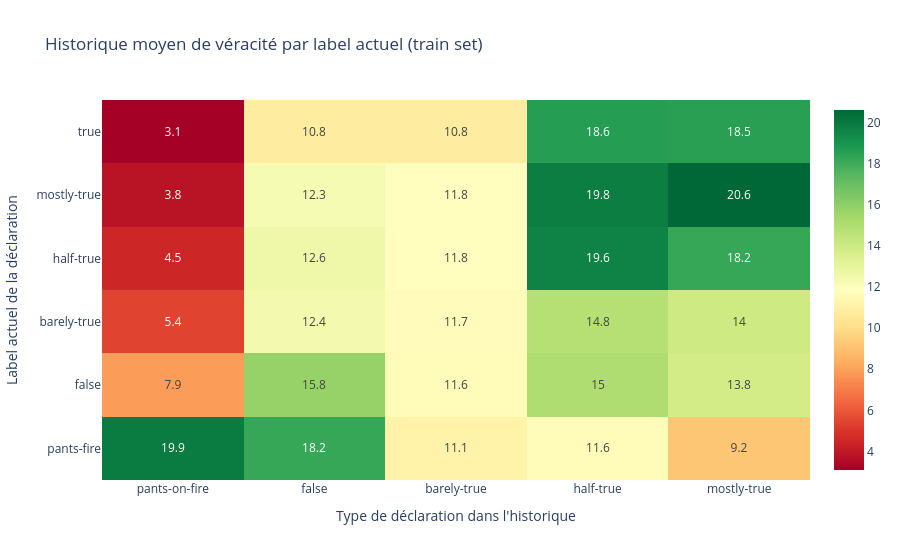

Source (notebook cell):
### Code cell
# Heatmap : moyenne de chaque colonne d'historique par label
heatmap_data = (
    train.groupby("label")[HISTORY_COLS]
    .mean()
    .reindex(ORDRE_LABELS)
    .round(1)
)

fig = go.Figure(data=go.Heatmap(
    z=heatmap_data.values,
    x=[c.replace("_counts", "").replace("_", "-") for c in HISTORY_COLS],
    y=ORDRE_LABELS,
    colorscale="RdYlGn",
    text=heatmap_data.values,
    texttemplate="%{text}",
    showscale=True
))

fig.update_layout(
    title="Historique moyen de véracité par label actuel (train set)",
    xaxis_title="Type de déclaration dans l'historique",
    yaxis_title="Label actuel de la déclaration"
)
fig.show()

### Figure 1 — Plotly figure (JSON) as saved in the notebook; plotly's stock layout.template omitted (floating-point values rounded to 4 significant figures)
{"data": [{"colorscale": [[0, "rgb(165,0,38)"], [0.1, "rgb(215,48,39)"], [0.2, "rgb(244,109,67)"], [0.3, "rgb(253,174,97)"], [0.4, "rgb(254,224,139)"], [0.5, "rgb(255,255,191)"], [0.6, "rgb(217,239,139)"], [0.7, "rgb(166,217,106)"], [0.8, "rgb(102,189,99)"], [0.9, "rgb(26,152,80)"], [1, "rgb(0,104,55)"]], "showscale": true, "text": [[19.9, 18.2, 11.1, 11.6, 9.2], [7.9, 15.8, 11.6, 15.0, 13.8], [5.4, 12.4, 11.7, 14.8, 14.0], [4.5, 12.6, 11.8, 19.6, 18.2], [3.8, 12.3, 11.8, 19.8, 20.6], [3.1, 10.8, 10.8, 18.6, 18.5]], "texttemplate": "%{text}", "type": "heatmap", "x": ["pants-on-fire", "false", "barely-true", "half-true", "mostly-true"], "y": ["pants-fire", "false", "barely-true", "half-true", "mostly-true", "true"], "z": [[19.9, 18.2, 11.1, 11.6, 9.2], [7.9, 15.8, 11.6, 15.0, 13.8], [5.4, 12.4, 11.7, 14.8, 14.0], [4.5, 12.6, 11.8, 19.6, 18.2], [3.8, 12.3, 11.8, 19.8, 20.6], [3.1, 10.8, 10.8, 18.6, 18.5]]}], "layout": {"title": {"text": "Historique moyen de véracité par label actuel (train set)"}, "xaxis": {"title": {"text": "Type de déclaration dans l'historique"}}, "yaxis": {"title": {"text": "Label actuel de la déclaration"}}}}
